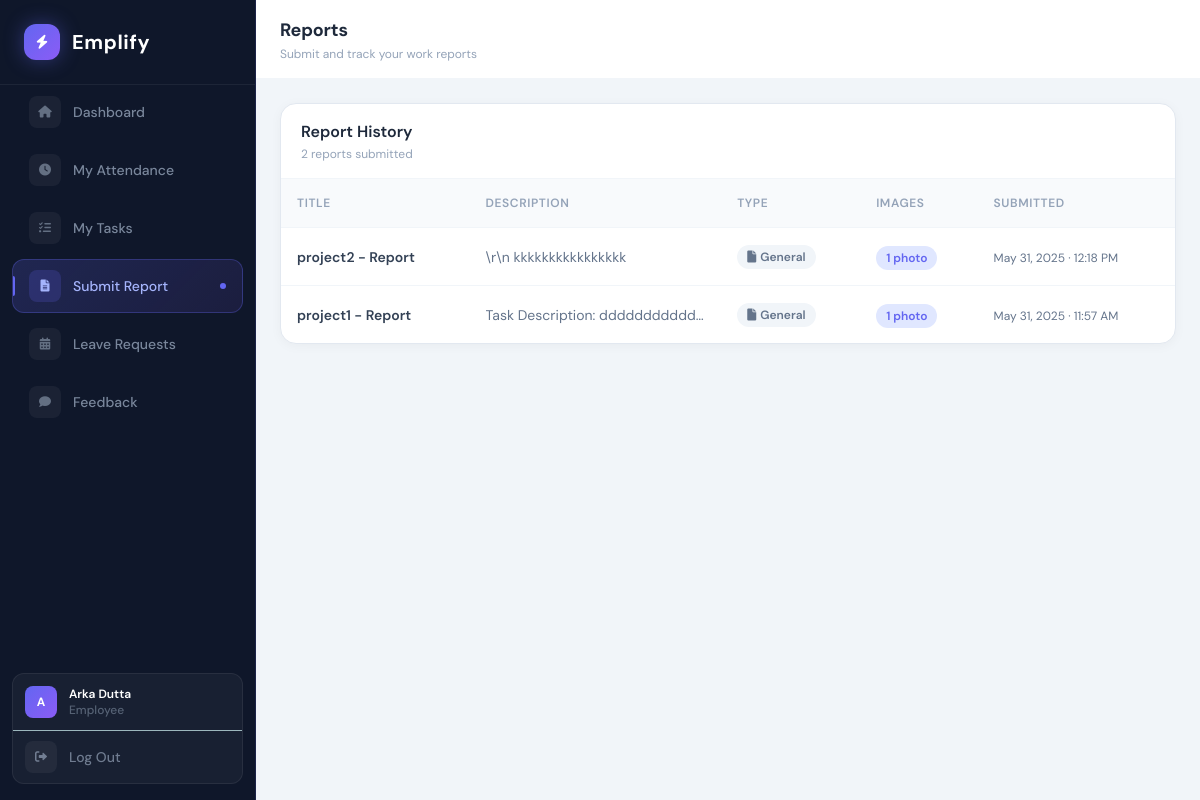
Page /employee/submit_report.php (signed in) on the earlier database version.
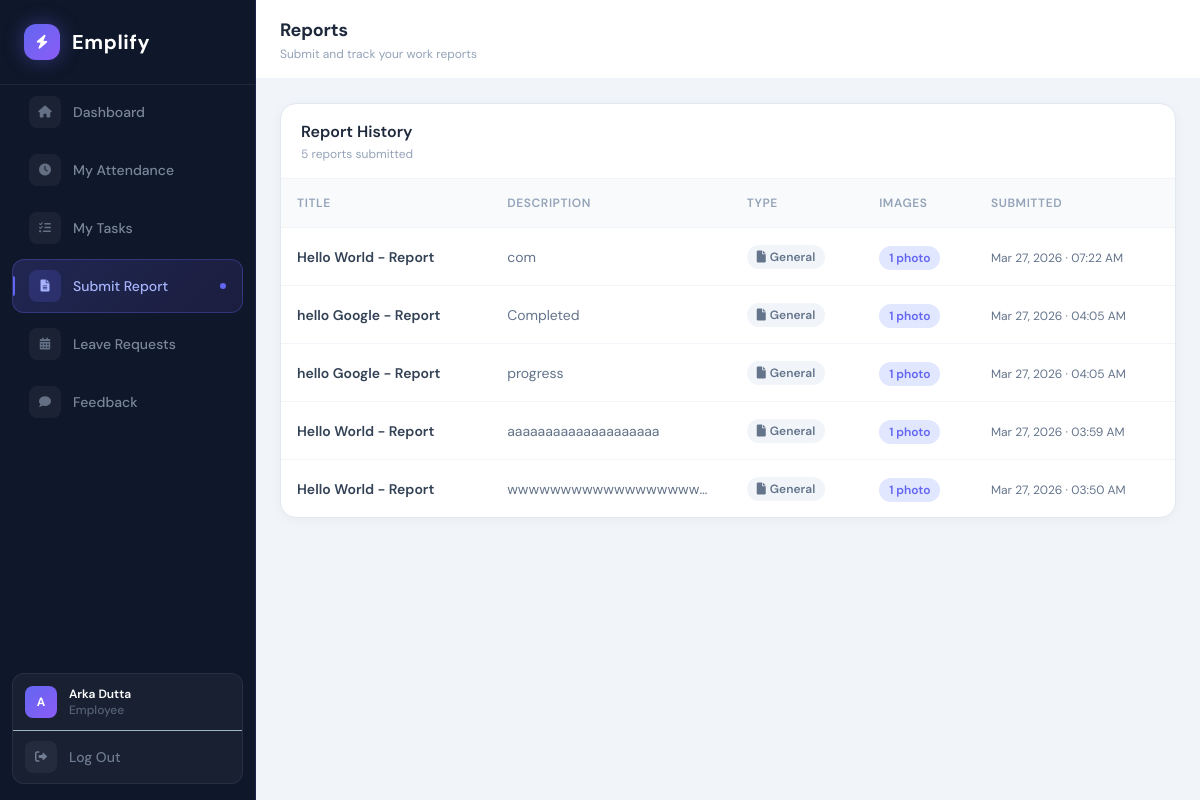
Same page on the later database version.
### tables this page shows
CREATE TABLE `reports` (
  `report_id` int(11) NOT NULL,
  `emp_id` int(11) NOT NULL,
  `title` varchar(255) NOT NULL,
  `description` text NOT NULL,
  `is_site_visit` tinyint(1) DEFAULT 0,
  `created_at` timestamp NOT NULL DEFAULT current_timestamp(),
  `task_id` int(11) DEFAULT NULL
);

### employee/submit_report.php (the view, shortened to what the changed rows need)
<?php
require_once("../config/db.php");
$emp_id     = $_SESSION['emp_id'];
$stmt = $conn->prepare("SELECT r.*, COUNT(ri.image_id) as image_count FROM reports r LEFT JOIN report_images ri ON r.report_id = ri.report_id WHERE r.emp_id = ? GROUP BY r.report_id ORDER BY r.created_at DESC");
$stmt->bind_param('i', $emp_id);
$stmt->execute();
$reports = $stmt->get_result()->fetch_all(MYSQLI_ASSOC);
$total = count($reports);
?>
<!DOCTYPE html>
<html lang="en">
<head>
    <script src="https://cdn.tailwindcss.com"></script>
    <link rel="stylesheet" href="https://cdnjs.cloudflare.com/ajax/libs/font-awesome/6.0.0/css/all.min.css">
</head>
<body>
<?php include 'employee_sidebar.php'; ?>
<div class="main-area">
    <div class="flex items-center justify-between px-6 py-4 bg-white" style="border-bottom:1px solid #f1f5f9; min-height:64px;">
        <div>
            <h1 class="text-lg font-bold text-slate-800" style="letter-spacing:-0.2px;">Reports</h1>
        </div>
    </div>
    <div class="flex-1 overflow-y-auto p-6 space-y-5">
        <div class="bg-white rounded-2xl overflow-hidden" style="border:1px solid #e2e8f0;box-shadow:0 2px 12px rgba(0,0,0,.04);">
            <div class="flex items-center justify-between px-5 py-4" style="border-bottom:1px solid #f1f5f9;">
                <div>
                    <h2 class="text-base font-semibold text-slate-800">Report History</h2>
                    <p class="text-xs text-slate-400 mt-0.5"><?php echo $total; ?> report<?php echo $total !== 1 ? 's' : ''; ?> submitted</p>
                </div>
            </div>
            <?php if (empty($reports)): ?>
            <div class="flex flex-col items-center justify-center py-20">
                <div class="w-14 h-14 rounded-2xl flex items-center justify-center mb-3" style="background:#f1f5f9;">
                    <i class="fas fa-file-alt text-slate-300 text-xl"></i>
                </div>
                <p class="text-slate-400 font-medium">No reports yet</p>
                <p class="text-slate-300 text-sm mt-1">Click "Submit Report" to add your first one</p>
            </div>
            <?php else: ?>
            <div class="overflow-x-auto">
                <table class="min-w-full">
                    <thead>
                        <tr style="background:#f8fafc;border-bottom:1px solid #f1f5f9;">
                            <th class="p-4 text-left text-xs font-semibold uppercase tracking-wider text-slate-400">Title</th>
                            <th class="p-4 text-left text-xs font-semibold uppercase tracking-wider text-slate-400">Description</th>
                            <th class="p-4 text-left text-xs font-semibold uppercase tracking-wider text-slate-400">Type</th>
                            <th class="p-4 text-left text-xs font-semibold uppercase tracking-wider text-slate-400">Images</th>
                            <th class="p-4 text-left text-xs font-semibold uppercase tracking-wider text-slate-400">Submitted</th>
                        </tr>
                    </thead>
                    <tbody>
                        <?php foreach ($reports as $row): ?>
                        <tr class="table-row">
                            <td class="p-4">
                                <span class="text-sm font-semibold text-slate-700"><?php echo htmlspecialchars($row['title']); ?></span>
                            </td>
                            <td class="p-4" style="max-width:200px;">
                                <p class="text-sm text-slate-500 truncate"><?php echo htmlspecialchars($row['description']); ?></p>
                            </td>
                            <td class="p-4">
                                <?php if ($row['is_site_visit']): ?>
                                <span class="inline-flex items-center gap-1 text-xs font-semibold px-2.5 py-1 rounded-full" style="background:#ffedd5;color:#c2410c;">
                                    <i class="fas fa-map-marker-alt text-xs"></i> Site Visit
                                </span>
                                <?php else: ?>
                                <span class="inline-flex items-center gap-1 text-xs font-semibold px-2.5 py-1 rounded-full" style="background:#f1f5f9;color:#64748b;">
                                    <i class="fas fa-file text-xs"></i> General
                                </span>
                                <?php endif; ?>
                            </td>
                            <td class="p-4">
                                <span class="text-xs font-semibold px-2.5 py-1 rounded-full" style="background:#e0e7ff;color:#6366f1;">
                                    <?php echo $row['image_count']; ?> photo<?php echo $row['image_count'] != 1 ? 's' : ''; ?>
                                </span>
                            </td>
                            <td class="p-4">
                                <span class="text-xs text-slate-500"><?php echo date('M d, Y · h:i A', strtotime($row['created_at'])); ?></span>
                            </td>
                        </tr>
                        <?php endforeach; ?>
                    </tbody>
                </table>
            </div>
            <?php endif; ?>
        </div>
    </div>
</div>
</body>
</html>

### employee/employee_sidebar.php (shortened to what the changed rows need)
<div id="sidebar"
     class="fixed top-0 left-0 h-screen w-64 transform -translate-x-full lg:translate-x-0 transition-transform duration-300 z-50 flex flex-col overflow-hidden"
     style="background: #0f172a; border-right: 1px solid rgba(99,102,241,0.15);">
    <nav class="flex flex-col px-3 space-y-1 flex-1"
         style="overflow-y: auto; scrollbar-width: none; -ms-overflow-style: none;">
        <?php
        $nav_items = [
            ['href' => 'employee_dashboard.php', 'icon' => 'fa-home',         'label' => 'Dashboard'],
            ['href' => 'my_attendance.php',      'icon' => 'fa-clock',        'label' => 'My Attendance'],
            ['href' => 'my_tasks.php',           'icon' => 'fa-tasks',        'label' => 'My Tasks'],
            ['href' => 'submit_report.php',      'icon' => 'fa-file-alt',     'label' => 'Submit Report'],
            ['href' => 'my_leaves.php',          'icon' => 'fa-calendar-alt', 'label' => 'Leave Requests'],
            ['href' => 'feedback.php',           'icon' => 'fa-comment',      'label' => 'Feedback'],
        ];
        $current = basename($_SERVER['PHP_SELF']);
        foreach ($nav_items as $item):
            $active = $current === $item['href'];
        ?>
        <a href="<?php echo $item['href']; ?>"
           class="sidebar-nav-link flex items-center gap-3 px-4 py-2.5 rounded-xl text-sm font-medium transition-all duration-200 relative"
           data-active="<?php echo $active ? 'true' : 'false'; ?>"
           style="
               <?php if ($active): ?>
                   background: linear-gradient(135deg, rgba(99,102,241,0.2), rgba(139,92,246,0.1));
                   color: #a5b4fc;
                   border: 1px solid rgba(99,102,241,0.3);
               <?php else: ?>
                   color: rgba(148,163,184,0.8);
                   border: 1px solid transparent;
               <?php endif; ?>
           ">
            <?php if ($active): ?>
            <div class="absolute left-0 top-1/2 -translate-y-1/2 w-0.5 h-5 rounded-r-full"
                 style="background: #6366f1;"></div>
            <?php endif; ?>
            <div class="w-8 h-8 rounded-lg flex items-center justify-center flex-shrink-0"
                 style="background: <?php echo $active ? 'rgba(99,102,241,0.2)' : 'rgba(255,255,255,0.05)'; ?>;">
                <i class="fas <?php echo $item['icon']; ?> text-xs"
                   style="color: <?php echo $active ? '#a5b4fc' : 'rgba(148,163,184,0.6)'; ?>;"></i>
            </div>
            <span><?php echo $item['label']; ?></span>
            <?php if ($active): ?>
            <div class="ml-auto w-1.5 h-1.5 rounded-full" style="background: #6366f1;"></div>
            <?php endif; ?>
        </a>
        <?php endforeach; ?>
    </nav>
</div>

Differences in the rows shown:
removed reports: title "project2 - Report", description "\\r\\n kkkkkkkkkkkkkkkk", is_site_visit 0 (drawn), image_count "1", created_at "May 31, 2025 · 12:18 PM"
removed reports: title "project1 - Report", description "Task Description: ddddddddddd…", is_site_visit 0 (drawn), image_count "1", created_at "May 31, 2025 · 11:57 AM"
added reports: title "Hello World - Report", description "com", is_site_visit 0 (drawn), image_count "1", created_at "Mar 27, 2026 · 07:22 AM"
added reports: title "hello Google - Report", description "Completed", is_site_visit 0 (drawn), image_count "1", created_at "Mar 27, 2026 · 04:05 AM"
added reports: title "hello Google - Report", description "progress", is_site_visit 0 (drawn), image_count "1", created_at "Mar 27, 2026 · 04:05 AM"
added reports: title "Hello World - Report", description "aaaaaaaaaaaaaaaaaaaa", is_site_visit 0 (drawn), image_count "1", created_at "Mar 27, 2026 · 03:59 AM"
added reports: title "Hello World - Report", description "wwwwwwwwwwwwwwwwww…", is_site_visit 0 (drawn), image_count "1", created_at "Mar 27, 2026 · 03:50 AM"
Other differences:
$total: "2" → "5"
